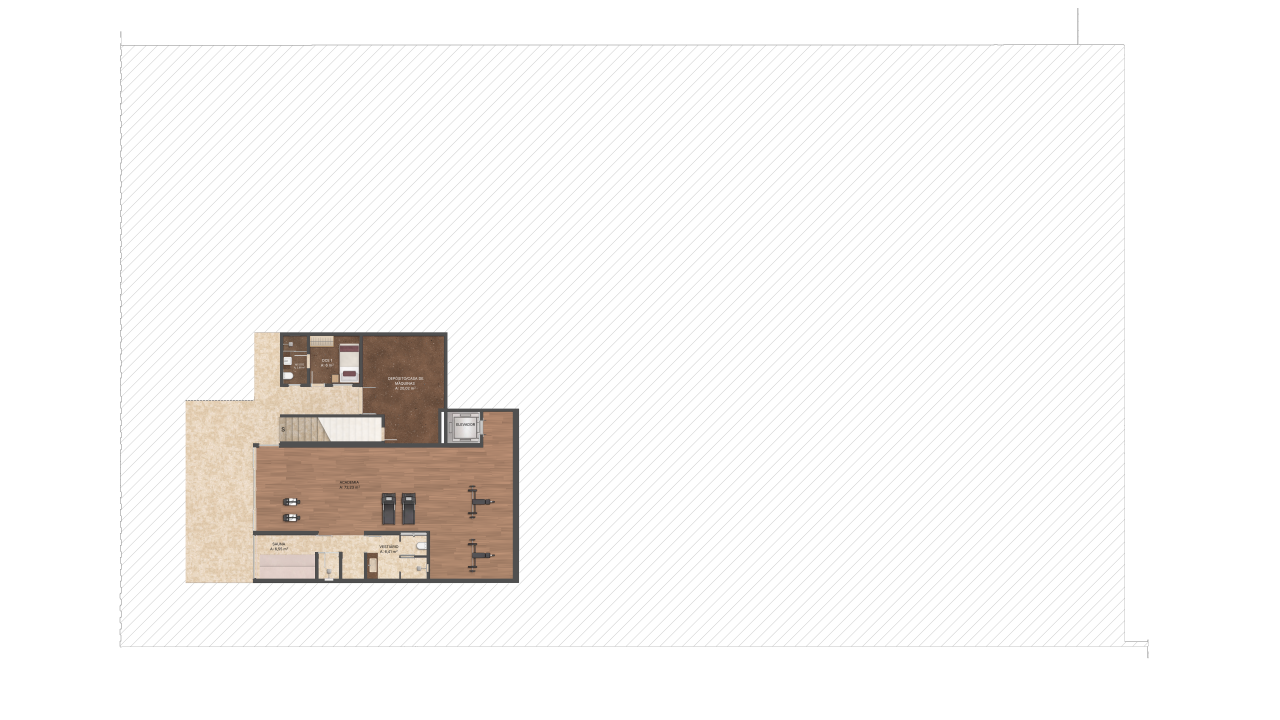
#> input picture projetos/POE642_CasaD/renders/POE642_CasaD_PH_Subsolo_final_rotulos.png, 3840 x 2160 px (shown at 1/3 size)
$ python ampliacao_12k_casad.py preparar Subsolo
#> lines starting #> are read from the running program, lines starting #| are printed output that depends on the picture; after the words box and inside, x2 and y2 are one past the last pixel; in counts of white or black regions, pixels touching at a corner belong together
"""O JPG em 12K da Casa D (Subsolo e Térreo; 16/11, usuário: "Aprovado o Subsolo da casa D. Rode as versões 12k"), pelo
roteiro da Casa C (`ampliacao_12k_casac`, as mesmas etapas e os mesmos parâmetros).

Mais simples que o roteiro das Casas A e B (sem a IA generativa nos pisos: nada muda de lugar nem de desenho):
  1. `preparar <pav>`: o recorte A3 deitado (4961 x 3508) da planta na final de 3840 px: a caixa do que não é branco, a
     margem da A3 (`MARGEM`), completado no branco até a proporção da A3; grava a entrada do Topaz e os dados do recorte.
  2. A entrada no Topaz (High Fidelity V2), a 12288 x 8689.
  3. `montar <pav> <saída do Topaz>`: a saída no tamanho certo, os tons da final (a baixa frequência da entrada,
     ampliada), o fundo fora da planta em branco puro; o JPG (qualidade 95, 743 dpi na A3) e as conferências.

  python3 ampliacao_12k_casad.py preparar Subsolo|Terreo [--opcao B]
  python3 ampliacao_12k_casad.py montar Subsolo|Terreo <saída do Topaz> [--opcao B]

A opção B: a entrada do Topaz sem os rótulos nem as descrições das escadas (`rotulos_kalam_casad.preparar`, que grava
os dados das linhas) e, no 12K, os textos na Kalam (`rotulos_kalam_casac.desenhar`, com esses dados); o recorte e os
tons são os da opção A (`preparar` da A antes).
"""

import argparse
import json
import sys
from pathlib import Path

import cv2
import numpy as np

AQUI = Path(__file__).resolve().parent
CASA_D = AQUI.parents[1] / "POE642_CasaD"
R = CASA_D / "renders"
E = CASA_D / "entrega"
A3 = (4961, 3508)
L, H = 12288, 8689
MARGEM = 150 / 4961                      # a margem da A3 (fração da largura), como nas Casas A e B
TOM_SIGMA_PX = 2.5
FUNDO_FOLGA_PX = 3
# os trechos de conferência (px da final): a final ampliada ao lado do 12K
CONFERENCIA = {"Subsolo": {"academia_portas": (700, 1250, 1300, 1620), "sauna_vestiario": (840, 1570, 1320, 1790),
                           "dce_escada": (560, 960, 1160, 1350), "elevador_deposito": (1080, 960, 1580, 1500)},
               "Terreo": {"suites": (300, 300, 1500, 900), "estar_jantar": (1500, 900, 2500, 1500),
                          "cozinha_servico": (1900, 300, 2900, 900), "piscina_deck": (300, 1100, 1300, 1900)}}


def final(pav):
    return R / f"POE642_CasaD_PH_{pav}_final_rotulos.png"


def entrada(pav, opcao="A"):
    return R / f"POE642_CasaD_PH_{pav}_12K_entrada_topaz{'' if opcao == 'A' else '_opcao_B'}.png"


def dados(pav):
    return R / f"POE642_CasaD_PH_{pav}_12K_dados.json"


def rotulos_12k(pav):
    """Os rótulos que o 12K redesenha nítidos (a entrada do Topaz vai sem eles): nenhum na Casa D."""
    return []


def kalam(pav):
    return R / f"POE642_CasaD_PH_{pav}_rotulos_kalam.json"


def preparar(pav, opcao="A"):
#> called with pav = 'Subsolo', opcao = 'A'
    if opcao == "B":
        # a opção B: a final sem os rótulos nem as descrições das escadas (`rotulos_kalam_casad.preparar`), que voltam
        # na Kalam no 12K; os dados das linhas vão para `kalam(pav)`
        import rotulos_kalam_casad as KD
        img, linhas = KD.preparar(pav, cv2.imread(str(final(pav))))
        kalam(pav).write_text(json.dumps(linhas, ensure_ascii=False, indent=1) + "\n")
    else:
        img = cv2.imread(str(final(pav)))
#> img is the input picture: shape (2160, 3840, 3); mean B, G, R 243.2, 244.7, 246.6
        for r in rotulos_12k(pav):
            img = r["apaga"](img)
    Hf, Wf = img.shape[:2]
#> Hf = 2160; Wf = 3840
    nb = (img.astype(np.int16).min(axis=2) < 245)
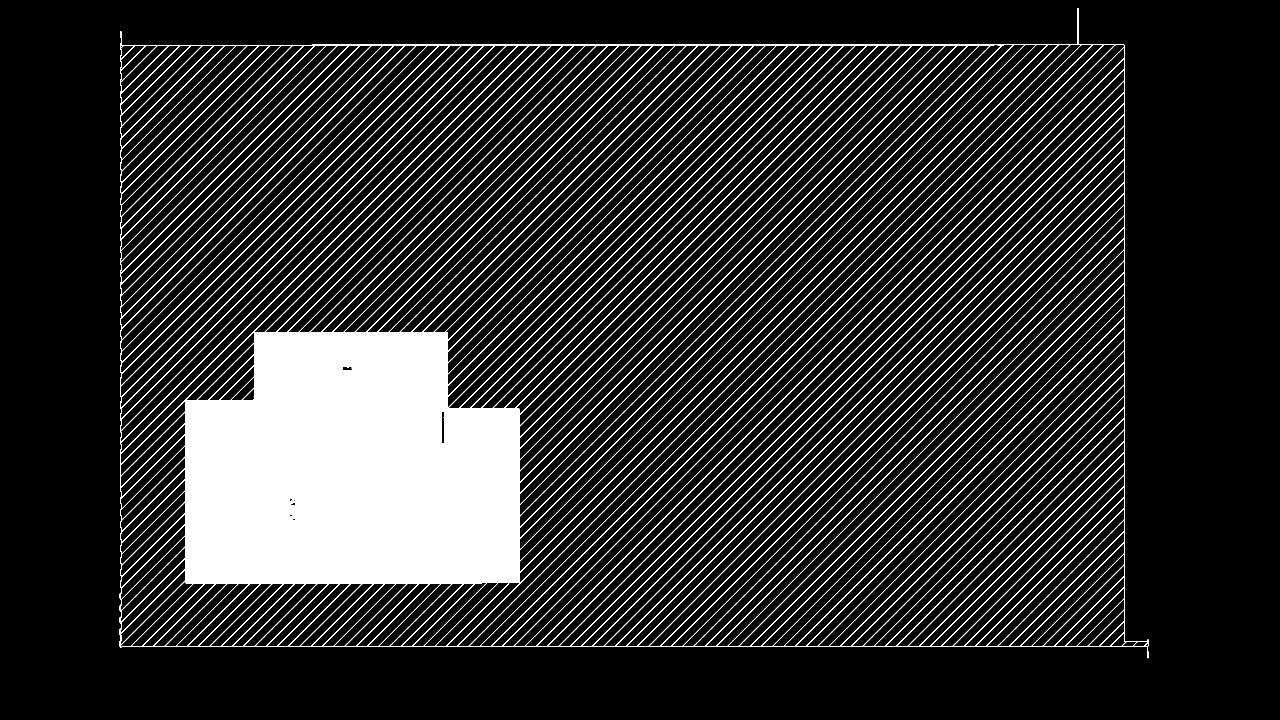
#> nb: shape (2160, 3840) bool (shown at 1/3 size); 12.8% white; 1 white region, box (x1, y1, x2, y2) and area: (359, 24, 3446, 1975) 1063563
    ys, xs = np.nonzero(nb)
    x0, y0, x1, y1 = int(xs.min()), int(ys.min()), int(xs.max()) + 1, int(ys.max()) + 1
#> x0 = 359; y0 = 24; x1 = 3446; y1 = 1975
    w, h = x1 - x0, y1 - y0
#> w = 3087; h = 1951
    # a largura do recorte com a margem; a altura pela proporção da A3 (ou o contrário, se a planta for alta)
    Wc = w / (1 - 2 * MARGEM)
#> Wc = 3285.7
    Hc = Wc * A3[1] / A3[0]
#> Hc = 2323.4
    if Hc < h / (1 - 2 * MARGEM * A3[0] / A3[1]):
        Hc = h / (1 - 2 * MARGEM * A3[0] / A3[1])
        Wc = Hc * A3[0] / A3[1]
    cx, cy = (x0 + x1) / 2, (y0 + y1) / 2
#> cx = 1902.5; cy = 999.5
    X0, Y0 = cx - Wc / 2, cy - Hc / 2
#> X0 = 259.7; Y0 = -162.2
    Wi, Hi = int(round(Wc)), int(round(Hc))
#> Wi = 3286; Hi = 2323
    M = np.float64([[1, 0, -X0], [0, 1, -Y0]])
#> M = [[1, 0, -259.7], [0, 1, 162.2]]
    ent = cv2.warpAffine(img, M, (Wi, Hi), flags=cv2.INTER_NEAREST, borderMode=cv2.BORDER_CONSTANT,
                         borderValue=(255, 255, 255))
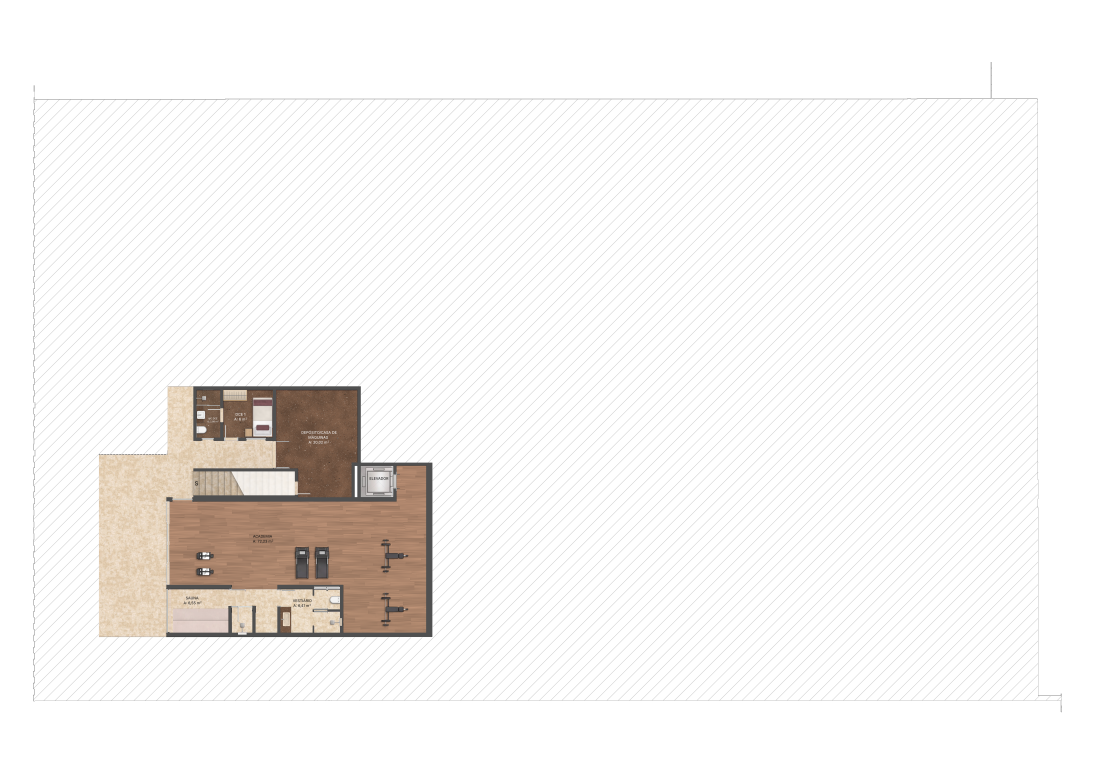
#> ent: shape (2323, 3286, 3) (shown at 1/3 size); mean B, G, R 242.1, 243.8, 245.9
    cv2.imwrite(str(entrada(pav, opcao)), ent)
    if opcao == "B":
        print(f"[{pav}] a entrada da opção B (sem textos) -> {entrada(pav, opcao).name}")
        return
    dados(pav).write_text(json.dumps({"planta": [x0, y0, x1, y1], "X0": X0, "Y0": Y0, "Wc": Wc, "Hc": Hc,
                                      "entrada": [Wi, Hi]}, indent=1) + "\n")
    print(f"[{pav}] a planta {x0},{y0} a {x1},{y1}; o recorte A3 {Wi}x{Hi} a partir de ({X0:.1f}, {Y0:.1f}) "
          f"({L / Wc:.3f}x no 12K) -> {entrada(pav).name}")
#| [Subsolo] a planta 359,24 a 3446,1975; o recorte A3 3286x2323 a partir de (259.7, -162.2) (3.740x no 12K) -> POE642_CasaD_PH_Subsolo_12K_entrada_topaz.png


# [55 lines left out: function montar, not called in this run]


def main():
    ap = argparse.ArgumentParser(description=__doc__, formatter_class=argparse.RawDescriptionHelpFormatter)
    ap.add_argument("acao", choices=["preparar", "montar"])
    ap.add_argument("pav", choices=["Subsolo", "Terreo"])
    ap.add_argument("saida_topaz", nargs="?")
    ap.add_argument("--opcao", choices=("A", "B"), default="A")
    a = ap.parse_args()
    if a.acao == "preparar":
        preparar(a.pav, a.opcao)
    else:
        montar(a.pav, a.saida_topaz, a.opcao)


if __name__ == "__main__":
    sys.exit(main())
#> (the program exits here)
